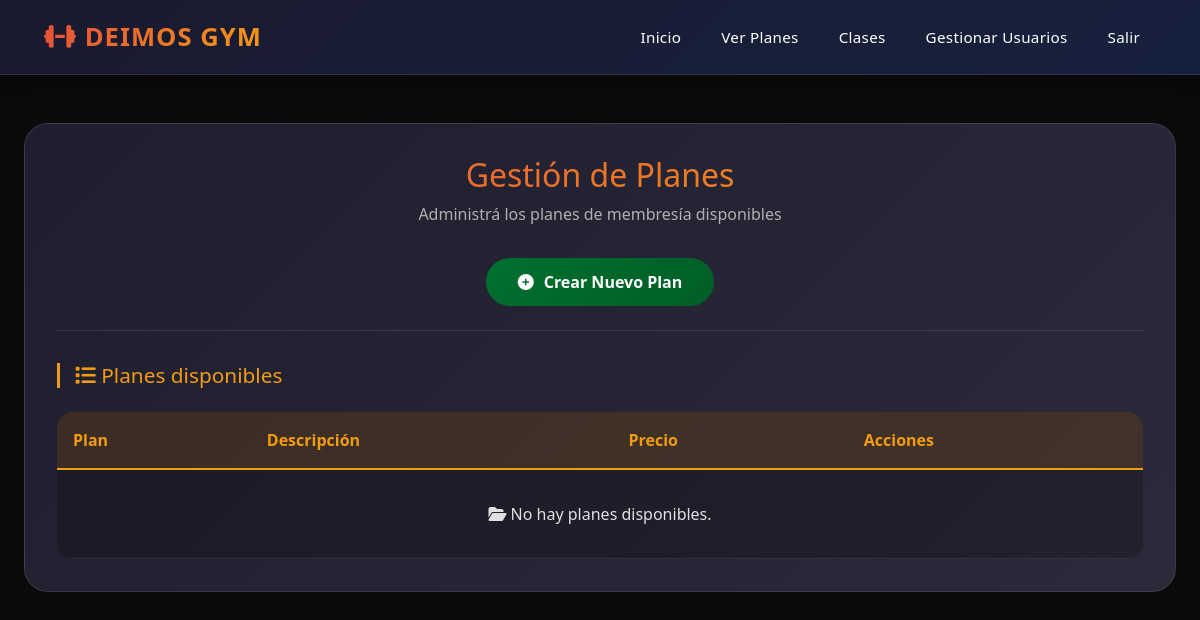
Before: /list-plans/ (signed in) with the older database file.
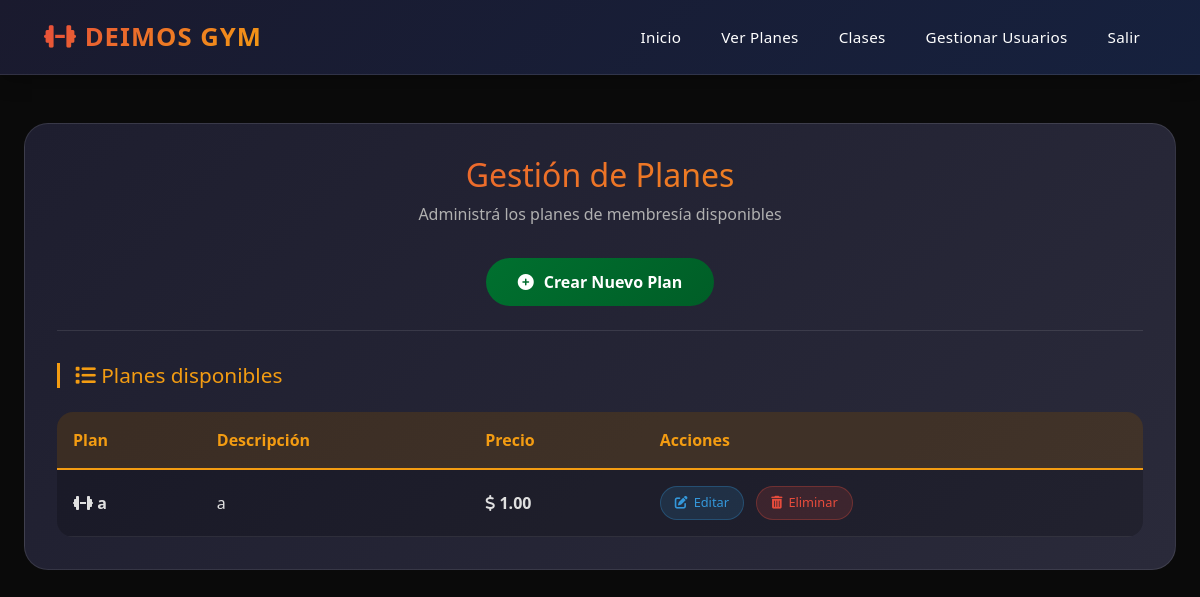
After: the same page with the newer database file.
### plans/models.py (models this page shows, shortened)
class Plan(models.Model):
    name = models.CharField(max_length=60, blank=True, null=True)
    description = models.CharField(max_length=60, blank=True, null=True)
    base_price = models.DecimalField(decimal_places=2, max_digits=10)
    class Meta:
        db_table = "planes_plan"  # tabla existente en db.sqlite3

### plans/views.py (the view)
# urls.py: path("list-plans/", list_plans, name="list_plans"),
@login_required
def list_plans(request):
    if request.method == "GET":
        plans = Plan.objects.all()
        return render(request, "list_plans.html", {"plans": plans})

### plans/templates/list_plans.html (shortened to what this page needs)
{% extends "base.html" %}
{% load static %}
{% block content %}
<div class="plans-module">
    <div class="module-header">
        <h2>Gestión de Planes</h2>
        <p>Administrá los planes de membresía disponibles</p>
    </div>
    <div class="create-plan-section">
        <a href="{% url 'create_plan' %}" class="btn-create-plan">
            <i class="fas fa-plus-circle"></i> Crear Nuevo Plan
        </a>
    </div>
    <div class="list-plans-section">
        <h3><i class="fas fa-list"></i> Planes disponibles</h3>
        <div class="plans-table-container">
            <table class="plans-table">
                <thead>
                    <tr>
                        <th>Plan</th>
                        <th>Descripción</th>
                        <th>Precio</th>
                        <th>Acciones</th>
                    </tr>
                </thead>
                <tbody>
                    {% for plan in plans %}
                    <tr>
                        <td class="plan-name-cell">
                            <i class="fas fa-dumbbell"></i> {{ plan.name }}
                        </td>
                        <td class="plan-description-cell">{{ plan.description|truncatewords:15 }}</td>
                        <td class="plan-price-cell">
                            <i class="fas fa-dollar-sign"></i> {{ plan.base_price }}
                        </td>
                        <td class="plan-actions-cell">
                            <a href="{% url 'edit_plan' plan.id %}" class="action-btn edit-btn">
                                <i class="fas fa-edit"></i> Editar
                            </a>
                            <a href="{% url 'delete_plan' plan.id %}" class="action-btn delete-btn">
                                <i class="fas fa-trash-alt"></i> Eliminar
                            </a>
                        </td>
                    </tr>
                    {% empty %}
                    <tr>
                        <td colspan="4" class="empty-row">
                            <i class="fas fa-folder-open"></i> No hay planes disponibles.
                        </td>
                    </tr>
                    {% endfor %}
                </tbody>
            </table>
        </div>
    </div>
</div>
{% endblock %}

### crud_auth/templates/base.html (shortened to what this page needs)
{% load static %}
<!DOCTYPE html>
<html lang="es">
<head>
    <link href="https://cdn.jsdelivr.net/npm/bootstrap@5.3.2/dist/css/bootstrap.min.css" rel="stylesheet">
    <link rel="stylesheet" href="https://cdnjs.cloudflare.com/ajax/libs/font-awesome/6.5.1/css/all.min.css">
    <link rel="stylesheet" href="{% static 'style/style.css' %}">
</head>
<body>
    <nav class="navbar navbar-expand-lg custom-navbar">
        <div class="container">
            <a class="navbar-brand" href="/home">
                <i class="fas fa-dumbbell"></i> <strong>DEIMOS GYM</strong>
            </a>
            <div class="collapse navbar-collapse" id="navbarSupportedContent">
                <ul class="navbar-nav ms-auto mb-2 mb-lg-0">
                    {% if user.is_authenticated %}
                        <li class="nav-item">
                            <a class="btn-nav-home" href="/home">
                                Inicio
                            </a>
                        </li>
                        {% if user.is_staff %}
                            <li class="nav-item">
                                <a class="btn-nav-default" href="/list-plans">
                                    Ver Planes
                                </a>
                            </li>
                            <li class="nav-item">
                                <a class="btn-nav-logout" href="/list-class">
                                    Clases
                                </a>
                            </li>
                            <li class="nav-item">
                                <a class="btn-nav-create" href="{% url 'list_accounts' %}">
                                    Gestionar Usuarios
                                </a>
                            </li>
                        <li class="nav-item">
                            <a class="btn-nav-logout" href="/logout">
                                Salir
                            </a>
                        </li>
                        {% endif %}
                    {% else %}
                        <li class="nav-item">
                            <a class="btn-nav-login" href="{% url 'login' %}">
                                <i class="fas fa-sign-in-alt"></i> Iniciar Sesión
                            </a>
                        </li>
                    {% endif %}
                </ul>
            </div>
        </div>
    </nav>
    <main class="container-main">
    <div class="content-wrapper">
        {% block content %}{% endblock %}
    </div>
</main>
</body>
</html>

### staticfiles/style/style.css (style rules this page uses)
* { margin: 0; padding: 0; box-sizing: border-box; }
body { background-color: #0a0a0a; color: #ffffff; min-height: 100vh; font-family: 'Segoe UI', Tahoma, Geneva, Verdana, sans-serif; display: flex; flex-direction: column; margin: 0; }
.container-main { max-width: 1200px; margin: 0 auto; padding: 20px; width: 100%; }
.custom-navbar { background: linear-gradient(135deg, #1a1a2e 0%, #16213e 100%); padding: 0.8rem 2rem; box-shadow: 0 4px 20px rgba(0, 0, 0, 0.3); border-bottom: 1px solid rgba(255, 255, 255, 0.1); }
.custom-navbar .navbar-brand { font-size: 1.6rem; font-weight: 700; letter-spacing: 1px; background: linear-gradient(135deg, #e74c3c, #f39c12); -webkit-background-clip: text; background-clip: text; color: transparent; white-space: nowrap; }
.custom-navbar .navbar-collapse { justify-content: flex-end; }
.custom-navbar .navbar-nav { gap: 0.5rem; align-items: center; }
.custom-navbar .nav-item a { background: transparent !important; border: none !important; border-radius: 0 !important; font-weight: 500; padding: 8px 16px; transition: all 0.3s ease; text-decoration: none; display: inline-flex; align-items: center; justify-content: center; gap: 8px; font-size: 0.95rem; color: #ffffff !important; letter-spacing: 0.3px; }
.btn-nav-home, .btn-nav-logout, .btn-nav-delete, .btn-nav-create, .btn-nav-login, .btn-nav-default { background: transparent !important; border: none !important; color: #ffffff !important; }
.container-main { max-width: 1200px; margin: 0 auto; padding: 2rem 1.5rem; width: 100%; }
.content-wrapper { width: 100%; }
.plans-module { background: linear-gradient(135deg, #1e1e2f 0%, #2a2a3a 100%); border-radius: 24px; padding: 2rem; margin: 1rem 0; border: 1px solid rgba(255, 255, 255, 0.1); }
.module-header { text-align: center; margin-bottom: 2rem; }
.module-header h2 { background: linear-gradient(135deg, #e74c3c, #f39c12); -webkit-background-clip: text; background-clip: text; color: transparent; font-size: 2rem; margin-bottom: 0.5rem; }
.module-header p { color: #b0b0b0; font-size: 1rem; }
.create-plan-section { text-align: center; margin-bottom: 2rem; padding-bottom: 1.5rem; border-bottom: 1px solid rgba(255, 255, 255, 0.1); }
.btn-create-plan { background: linear-gradient(135deg, #00702f, #005e27); color: white !important; padding: 12px 32px; border-radius: 40px; text-decoration: none; font-weight: 600; font-size: 1rem; display: inline-flex; align-items: center; gap: 10px; transition: all 0.3s ease; }
.list-plans-section h3 { color: #f39c12; font-size: 1.3rem; margin-bottom: 1.5rem; border-left: 3px solid #f39c12; padding-left: 15px; }
.plans-table-container { background: rgba(0, 0, 0, 0.2); border-radius: 16px; overflow-x: auto; }
.plans-table { width: 100%; border-collapse: collapse; }
.plans-table thead tr { background: rgba(243, 156, 18, 0.15); border-bottom: 2px solid #f39c12; }
.plans-table th { text-align: left; padding: 1rem; color: #f39c12; }
.plans-table tbody tr { border-bottom: 1px solid rgba(255, 255, 255, 0.08); }
.plans-table td { padding: 1rem; color: #e0e0e0; }
.plan-name-cell { font-weight: 600; color: #e74c3c; }
.plan-price-cell { font-weight: 700; color: #2ecc71; }
.action-btn { display: inline-flex; align-items: center; gap: 6px; padding: 6px 14px; border-radius: 20px; text-decoration: none; font-size: 0.8rem; margin-right: 8px; }
.edit-btn { background: rgba(52, 152, 219, 0.15); color: #3498db !important; border: 1px solid rgba(52, 152, 219, 0.3); }
.delete-btn { background: rgba(231, 76, 60, 0.15); color: #e74c3c !important; border: 1px solid rgba(231, 76, 60, 0.3); }

Changed rows visible on the page:
added Plan: name "a", description "a", base_price "1.00"
Other visible differences:
text no longer shown: "No hay planes disponibles."
